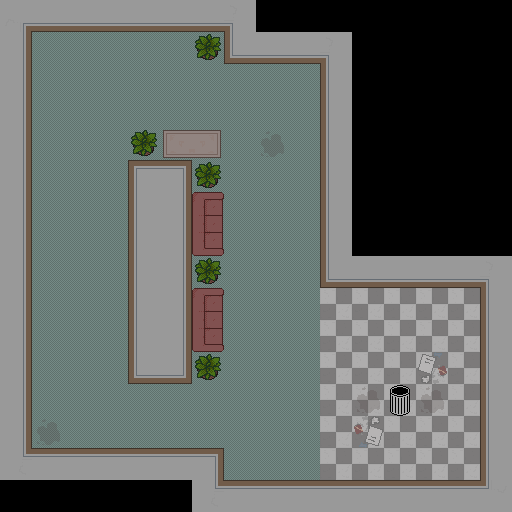

A 2D game scene composited from a Tiled map and its tileset images. What follows is a short description and the map's XML, with every tile layer's data as written:
An orthogonal 16x16 tile map with 32x32 px tiles, 2 tile layers (Tile Layer 1, Tile Layer 2), 2 tilesets and 13 objects (2).

<map version="1.2" tiledversion="1.2.0" orientation="orthogonal" renderorder="right-down" width="16" height="16" tilewidth="32" tileheight="32" infinite="0" nextlayerid="7" nextobjectid="26">
 <tileset firstgid="1" source="oltile.tsx" />
 <tileset firstgid="29" source="rugs.tsx" />
 <layer id="1" name="Tile Layer 1" width="16" height="16">
  <data encoding="csv">
17,17,17,17,17,17,0,0,0,0,0,0,0,0,0,0,
17,17,17,17,17,17,17,0,0,0,0,0,0,0,0,0,
17,17,17,17,17,17,17,17,17,17,0,0,0,0,0,0,
17,17,17,17,17,17,17,17,17,17,0,0,0,0,0,0,
17,17,17,17,17,17,17,17,17,17,0,0,0,0,0,0,
0,17,17,17,17,17,17,17,17,17,0,0,0,0,0,0,
0,17,17,17,17,17,17,17,17,17,0,0,0,0,0,0,
0,17,17,17,17,17,17,17,17,17,0,0,0,0,0,0,
0,17,17,17,17,17,17,17,17,17,17,17,17,17,17,17,
0,17,17,17,17,17,17,17,17,17,44,44,44,44,44,17,
0,17,17,17,17,17,17,17,17,17,44,44,44,44,44,17,
0,17,17,17,17,17,17,17,17,17,44,44,44,44,44,17,
0,17,17,17,17,17,17,17,17,17,44,44,44,44,44,17,
0,17,17,17,17,17,17,17,17,17,44,44,44,44,44,17,
0,17,17,17,17,17,17,17,17,17,44,44,44,44,44,17,
0,0,0,0,0,0,17,17,17,17,17,17,17,17,17,17
</data>
 </layer>
 <objectgroup id="2" name="Walls">
  <object id="4" x="-16" y="-4" width="255" height="35" />
  <object id="5" x="191" y="17" width="169" height="45" />
  <object id="6" x="320" y="41" width="214" height="246" />
  <object id="7" x="480" y="251" width="51" height="270" />
  <object id="8" x="146" y="480" width="378" height="43" />
  <object id="9" x="-16" y="448" width="239" height="87" />
  <object id="10" x="-27" y="-17" width="59" height="532" />
  <object id="14" x="128" y="129" width="95" height="254" />
 </objectgroup>
 <objectgroup id="3" name="Start/End">
  <object id="15" x="384" y="386" width="31" height="29" />
 </objectgroup>
 <objectgroup id="4" name="Ghosts">
  <object id="18" x="429" y="350">
   <point />
  </object>
  <object id="19" x="89" y="380">
   <properties>
    <property name="wanderRadius" type="float" value="150" />
   </properties>
   <point />
  </object>
  <object id="22" type="2" x="266" y="274">
   <point />
  </object>
 </objectgroup>
 <objectgroup id="5" name="Hero">
  <object id="23" x="89" y="89">
   <point />
  </object>
 </objectgroup>
 <layer id="6" name="Tile Layer 2" width="16" height="16">
  <data encoding="csv">
14,18,18,18,18,18,18,13,0,0,0,0,0,0,0,0,
20,0,0,0,0,0,59,5,18,18,13,0,0,0,0,0,
20,0,0,0,0,0,0,0,0,0,19,0,0,0,0,0,
20,0,0,0,0,0,0,0,0,0,19,0,0,0,0,0,
20,0,0,0,59,74,75,0,54,0,19,0,0,0,0,0,
20,0,0,0,7,8,59,0,0,0,19,0,0,0,0,0,
20,0,0,0,19,20,70,0,0,0,19,0,0,0,0,0,
20,0,0,0,19,20,71,0,0,0,19,0,0,0,0,0,
20,0,0,0,19,20,59,0,0,0,5,18,18,18,18,13,
20,0,0,0,19,20,70,0,0,0,0,0,0,0,0,19,
20,0,0,0,19,20,71,0,0,0,0,0,0,0,0,19,
20,0,0,0,5,6,59,0,0,0,0,0,0,58,0,19,
20,0,0,0,0,0,0,0,0,0,0,54,22,54,0,19,
20,54,0,0,0,0,0,0,0,0,0,57,0,0,0,19,
16,21,21,21,21,21,8,0,0,0,0,0,0,0,0,19,
0,0,0,0,0,0,16,21,21,21,21,21,21,21,21,15
</data>
 </layer>
</map>
